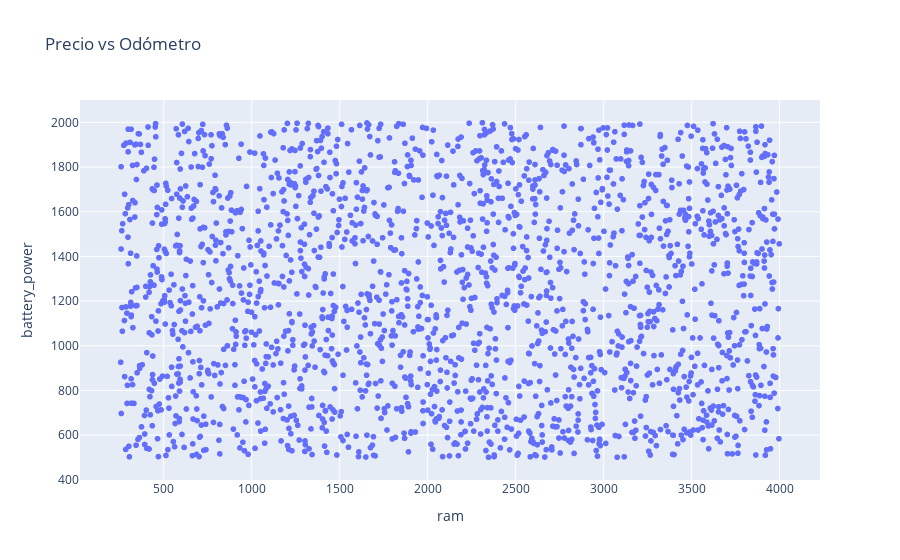

The code cell stored with this chart in its notebook:
### Code cell
fig_scatter = px.scatter(df, x='ram', y='battery_power', title='Precio vs Odómetro')
fig_scatter.show()

### Figure 1 — Plotly figure (JSON) as saved in the notebook; plotly's stock layout.template omitted (floating-point values rounded to 4 significant figures; data arrays with more than 128 entries replaced by an {"elided": "..."} marker saying what was removed)
{"data": [{"hovertemplate": "ram=%{x}<br>battery_power=%{y}<extra></extra>", "legendgroup": "", "marker": {"color": "#636efa", "symbol": "circle"}, "mode": "markers", "name": "", "showlegend": false, "type": "scattergl", "x": {"elided": "2000 int values"}, "xaxis": "x", "y": {"elided": "2000 int values"}, "yaxis": "y"}], "layout": {"legend": {"tracegroupgap": 0}, "title": {"text": "Precio vs Odómetro"}, "xaxis": {"anchor": "y", "domain": [0, 1], "title": {"text": "ram"}}, "yaxis": {"anchor": "x", "domain": [0, 1], "title": {"text": "battery_power"}}}}
